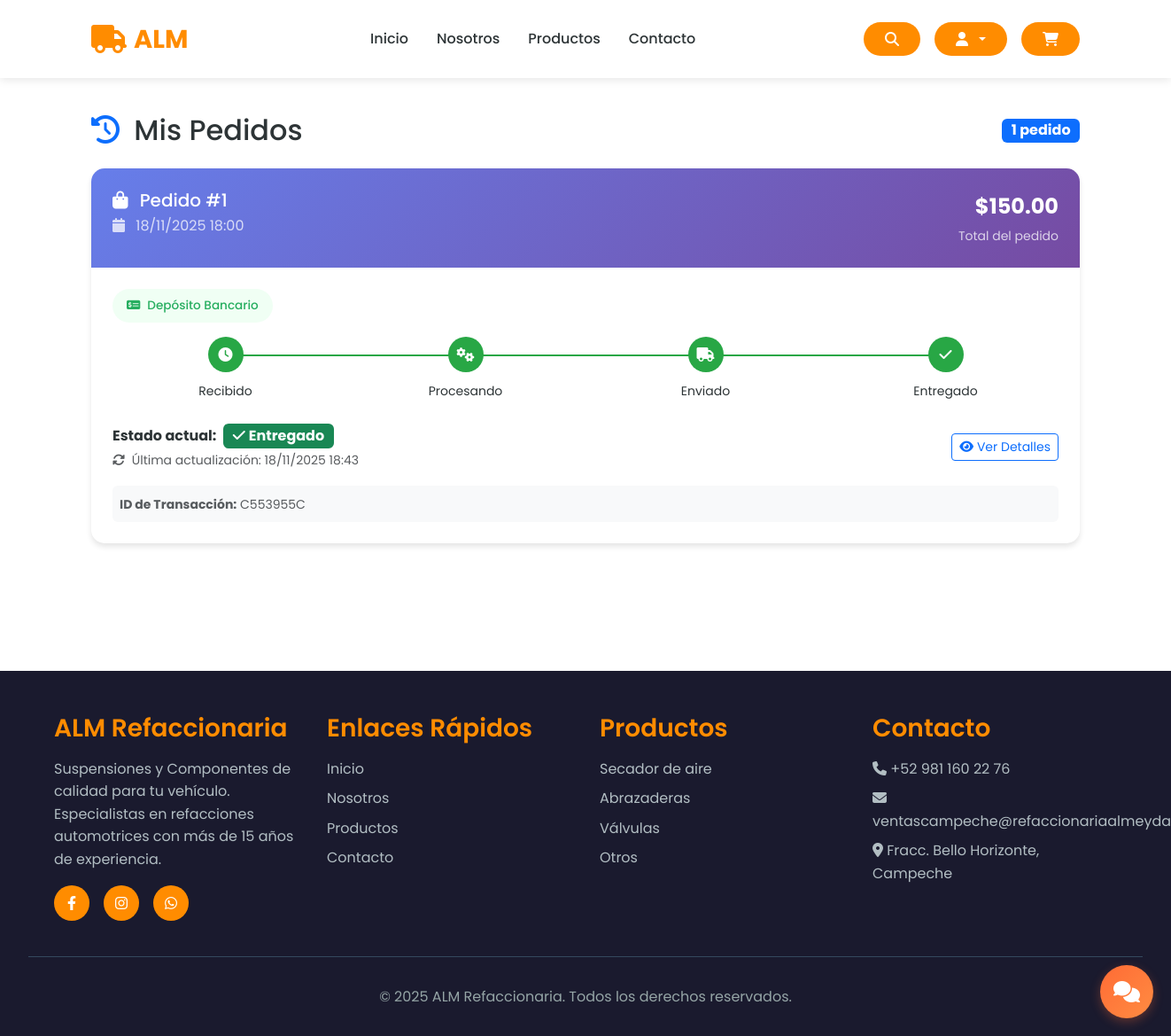
Before: /order_history/ (signed in) with the older database file.
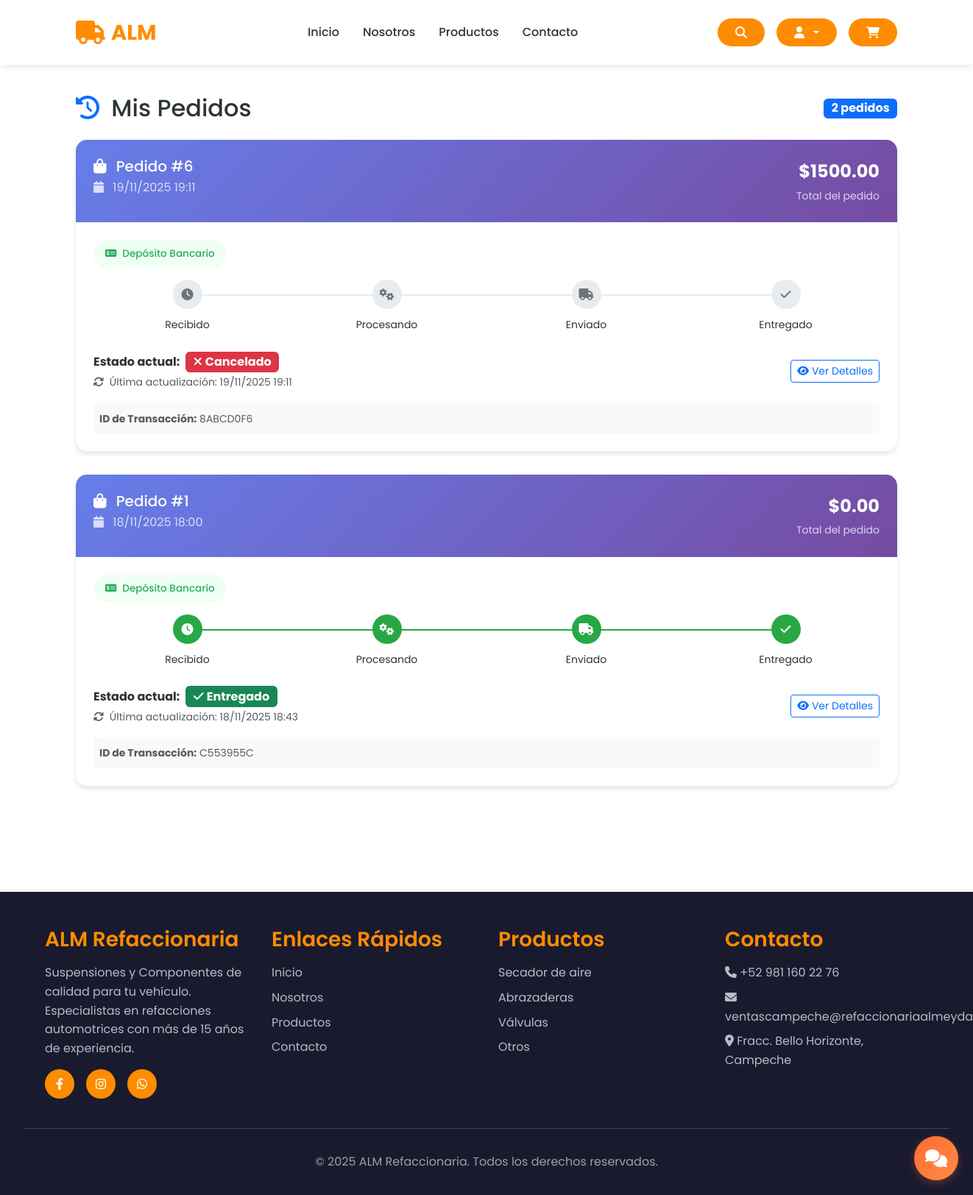
After: the same page with the newer database file.
### store/models.py (models this page shows, shortened)
class OrderHistory(models.Model):
    STATUS_CHOICES = [
        ('pending', 'Pendiente'),
        ('processing', 'Procesando'),
        ('shipped', 'Enviado'),
        ('delivered', 'Entregado'),
        ('cancelled', 'Cancelado'),
    ]
    PAYMENT_METHOD_CHOICES = [
        ('bank-transfer', 'Transferencia Bancaria'),
        ('bank-deposit', 'Depósito en Banco'),
        ('online-payment', 'Pago en Línea con Tarjetas'),
    ]
    customer = models.ForeignKey(Customer, on_delete=models.CASCADE, null=True, blank=True)
    user = models.ForeignKey(User, on_delete=models.CASCADE, null=True, blank=True)
    order = models.ForeignKey(Order, on_delete=models.CASCADE)
    status = models.CharField(max_length=20, choices=STATUS_CHOICES, default='pending')
    payment_method = models.CharField(max_length=20, choices=PAYMENT_METHOD_CHOICES, default='bank-transfer')
    created_at = models.DateTimeField(auto_now_add=True)
    updated_at = models.DateTimeField(auto_now=True)
    class Meta:
        ordering = ['-created_at']

class Order(models.Model):
    STATUS_CHOICES = [
        ('Pendiente', 'Pendiente'),
        ('Procesando', 'Procesando'),
        ('Enviado', 'Enviado'),
        ('Entregado', 'Entregado'),
        ('Cancelado', 'Cancelado'),
    ]
    customer = models.ForeignKey(Customer, on_delete=models.SET_NULL, null=True, blank=True)
    date_ordered = models.DateTimeField(auto_now_add=True)
    complete = models.BooleanField(default=False)
    transaction_id = models.CharField(max_length=200, null=True)
    status = models.CharField(max_length=20, choices=STATUS_CHOICES, default='Pendiente')
    estimated_delivery = models.DateField(null=True, blank=True)
    custom_message = models.TextField(null=True, blank=True)
    @property
    def get_cart_total(self):
        return sum(item.get_total for item in self.orderitem_set.all())

class OrderItem(models.Model):
    product = models.ForeignKey(Product, on_delete=models.SET_NULL, null=True)
    order = models.ForeignKey(Order, on_delete=models.SET_NULL, null=True)
    quantity = models.IntegerField(default=0)
    date_added = models.DateTimeField(auto_now_add=True)
    @property
    def get_total(self):
        if not self.product:  # Si no hay producto
            return 0
        if self.product.offer and self.product.offer_price is not None:
            return self.product.offer_price * self.quantity
        return self.product.price * self.quantity

class Product(models.Model):
    CATEGORY_CHOICES = [
        ('Sujeción y Soporte', 'Sujeción y Soporte'),
        ('Motor y Transmisión', 'Motor y Transmisión'),
        ('Sistema hidraulico y Neumatico', 'Sistema hidraulico y Neumatico'),
        ('Bujes y Casquillos', 'Bujes y Casquillos'),
        ('Sistema de Frenos', 'Sistema de Frenos'),
        ('Accesorios y Misceláneos', 'Accesorios y Misceláneos'),
    ]
    MATERIAL_CHOICES = [
        ('Acero', 'Acero'),
        ('Hierro fundido', 'Hierro fundido'),
        ('Bronce / Latón', 'Bronce / Latón'),
        ('Aluminio', 'Aluminio'),
        ('Goma / Poliuretano', 'Goma / Poliuretano'),
        ('Otro', 'Otro'),
    ]
    PROVEEDOR_CHOICES = [
        ('Productos Almeyda', 'Productos Almeyda'),
    ]
    proveedor = models.CharField(max_length=100, choices=PROVEEDOR_CHOICES)
    seller = models.ForeignKey(User, on_delete=models.CASCADE)
    name = models.CharField(max_length=200)
    description = models.TextField(max_length=1000, null=True, blank=True)
    price = models.FloatField()
    offer_price = models.FloatField(null=True, blank=True)
    offer = models.BooleanField(default=False)
    quantity = models.IntegerField()
    category = models.CharField(max_length=50, choices=CATEGORY_CHOICES)
    height_cm = models.FloatField()
    width_cm = models.FloatField()
    material = models.CharField(max_length=50, choices=MATERIAL_CHOICES)
    likes = models.ManyToManyField(User, related_name='liked_products', blank=True)
    date_of_delivery = models.DateField(null=True, blank=True)
    image = models.ImageField(null=True, blank=False)
    imageuno = models.ImageField(null=True, blank=False)
    imagedos = models.ImageField(null=True, blank=False)
    imagetres = models.ImageField(null=True, blank=False)

### store/views.py (the view)
# urls.py: path('order_history/', views.order_history, name="order_history"),
@login_required
def order_history(request):
    data = cartData(request)
    cartItems = data['cartItems']
    if request.user.is_staff:
        order_histories = OrderHistory.objects.all().select_related('order', 'customer', 'user')
    else:
        customer = None
        if request.user.is_authenticated:
            try:
                customer = Customer.objects.get(user=request.user)
            except Customer.DoesNotExist:
                pass
        if customer:
            order_histories = OrderHistory.objects.filter(customer=customer).select_related('order', 'customer')
        else:
            order_histories = OrderHistory.objects.none()
    return render(request, 'store/order_history.html', {
        'order_histories': order_histories,
        'cartItems': cartItems
    })

### store/utils.py (called while the page is built)
def cartData(request):
    if request.user.is_authenticated:
        try:
            customer = request.user.customer
            order = Order.objects.filter(customer=customer, complete=False).first()
            if order:
                items = order.orderitem_set.all()
                cartItems = order.get_cart_items
            else:
                items = []
                order = {'get_cart_total': 0, 'get_cart_items': 0, 'shipping': False}
                cartItems = 0
        except Customer.DoesNotExist:
            items = []
            order = {'get_cart_total': 0, 'get_cart_items': 0, 'shipping': False}
            cartItems = 0
    else:
        items = []
        order = {'get_cart_total': 0, 'get_cart_items': 0, 'shipping': False}
        cartItems = 0
    return {'cartItems': cartItems, 'order': order, 'items': items}

### store/templates/store/order_history.html (shortened to what the changed rows need)
{% extends 'store/main.html' %}
{% load static %}
{% block content %}
<section class="py-5">
    <div class="container">
        <div class="row">
            <div class="col-12">
                <div class="d-flex justify-content-between align-items-center mb-4">
                    <h2 class="mb-0">
                        <i class="fas fa-history me-2 text-primary"></i>
                        Mis Pedidos
                    </h2>
                    <span class="badge bg-primary fs-6">
                        {{ order_histories.count }} pedido{{ order_histories.count|pluralize }}
                    </span>
                </div>
            </div>
        </div>
        {% if user.is_authenticated %}
            {% if order_histories %}
                {% for history in order_histories %}
                    <div class="order-card">
                        <div class="order-header">
                            <div class="d-flex justify-content-between align-items-start">
                                <div>
                                    <h5 class="mb-1">
                                        <i class="fas fa-shopping-bag me-2"></i>
                                        Pedido #{{ history.order.id }}
                                    </h5>
                                    <p class="mb-0 opacity-75">
                                        <i class="fas fa-calendar me-2"></i>
                                        {{ history.created_at|date:"d/m/Y H:i" }}
                                    </p>
                                </div>
                                <div class="text-end">
                                    <div class="fs-4 fw-bold">${{ history.order.get_cart_total|floatformat:2 }}</div>
                                    <small class="opacity-75">Total del pedido</small>
                                </div>
                            </div>
                        </div>
                        <div class="card-body p-4">
                            <div class="mb-3">
                                {% if history.payment_method == 'bank-transfer' %}
                                    <span class="payment-method-badge" style="background: #e8f4fd; color: #2c3e50;">
                                        <i class="fas fa-university"></i>
                                        Transferencia Bancaria
                                    </span>
                                {% elif history.payment_method == 'card-payment' %}
                                    <span class="payment-method-badge" style="background: #fdf2f2; color: #e74c3c;">
                                        <i class="fas fa-credit-card"></i>
                                        Pago con Tarjeta
                                    </span>
                                {% elif history.payment_method == 'online-payment' %}
                                    <span class="payment-method-badge" style="background: #f0f8ff; color: #3498db;">
                                        <i class="fas fa-mobile-alt"></i>
                                        Pago en Línea
                                    </span>
                                {% elif history.payment_method == 'bank-deposit' %}
                                    <span class="payment-method-badge" style="background: #f0fff4; color: #27ae60;">
                                        <i class="fas fa-money-check-alt"></i>
                                        Depósito Bancario
                                    </span>
                                {% endif %}
                            </div>
                            <div class="status-timeline mb-4">
                                <div class="status-step {% if history.status == 'pending' or history.status == 'processing' or history.status == 'shipped' or history.status == 'delivered' %}active{% else %}pending{% endif %}">
                                    <div class="status-icon">
                                        <i class="fas fa-clock"></i>
                                    </div>
                                    <small>Recibido</small>
                                </div>
                                <div class="status-step {% if history.status == 'processing' or history.status == 'shipped' or history.status == 'delivered' %}active{% else %}pending{% endif %}">
                                    <div class="status-icon">
                                        <i class="fas fa-cogs"></i>
                                    </div>
                                    <small>Procesando</small>
                                </div>
                                <div class="status-step {% if history.status == 'shipped' or history.status == 'delivered' %}active{% else %}pending{% endif %}">
                                    <div class="status-icon">
                                        <i class="fas fa-truck"></i>
                                    </div>
                                    <small>Enviado</small>
                                </div>
                                <div class="status-step {% if history.status == 'delivered' %}active{% else %}pending{% endif %}">
                                    <div class="status-icon">
                                        <i class="fas fa-check"></i>
                                    </div>
                                    <small>Entregado</small>
                                </div>
                            </div>
                            <div class="row align-items-center">
                                <div class="col-md-8">
                                    <div class="d-flex align-items-center">
                                        <span class="me-2"><strong>Estado actual:</strong></span>
                                        {% if history.status == 'pending' %}
                                            <span class="badge bg-warning text-dark fs-6">
                                                <i class="fas fa-clock me-1"></i>Pendiente
                                            </span>
                                        {% elif history.status == 'processing' %}
                                            <span class="badge bg-info fs-6">
                                                <i class="fas fa-cogs me-1"></i>Procesando
                                            </span>
                                        {% elif history.status == 'shipped' %}
                                            <span class="badge bg-primary fs-6">
                                                <i class="fas fa-truck me-1"></i>Enviado
                                            </span>
                                        {% elif history.status == 'delivered' %}
                                            <span class="badge bg-success fs-6">
                                                <i class="fas fa-check me-1"></i>Entregado
                                            </span>
                                        {% elif history.status == 'cancelled' %}
                                            <span class="badge bg-danger fs-6">
                                                <i class="fas fa-times me-1"></i>Cancelado
                                            </span>
                                        {% endif %}
                                    </div>
                                    <small class="text-muted">
                                        <i class="fas fa-sync-alt me-1"></i>
                                        Última actualización: {{ history.updated_at|date:"d/m/Y H:i" }}
                                    </small>
                                </div>
                                <div class="col-md-4 text-end">
                                    <a href="{% url 'order_detail' history.order.id %}" class="btn btn-outline-primary btn-sm">
                                        <i class="fas fa-eye me-1"></i>Ver Detalles
                                    </a>
                                </div>
                            </div>
                            {% if history.order.transaction_id %}
                                <div class="mt-3 p-2 bg-light rounded">
                                    <small class="text-muted">
                                        <strong>ID de Transacción:</strong> {{ history.order.transaction_id }}
                                    </small>
                                </div>
                            {% endif %}
                        </div>
                    </div>
                {% endfor %}
            {% endif %}
        {% endif %}
    </div>
</section>
{% endblock content %}

Changed rows visible on the page:
added OrderHistory: order.id "6", created_at "19/11/2025 19:11", order.get_cart_total "1500.00", payment_method "bank-deposit" (drawn), status "cancelled" (drawn), updated_at "19/11/2025 19:11", order.transaction_id "8ABCD0F6"
changed through a linked row, OrderHistory (number 2 of 2 on the later page): order.get_cart_total "150.00" → "0.00"
Other visible differences:
{{ order_histories.count }}: "1" → "2"
